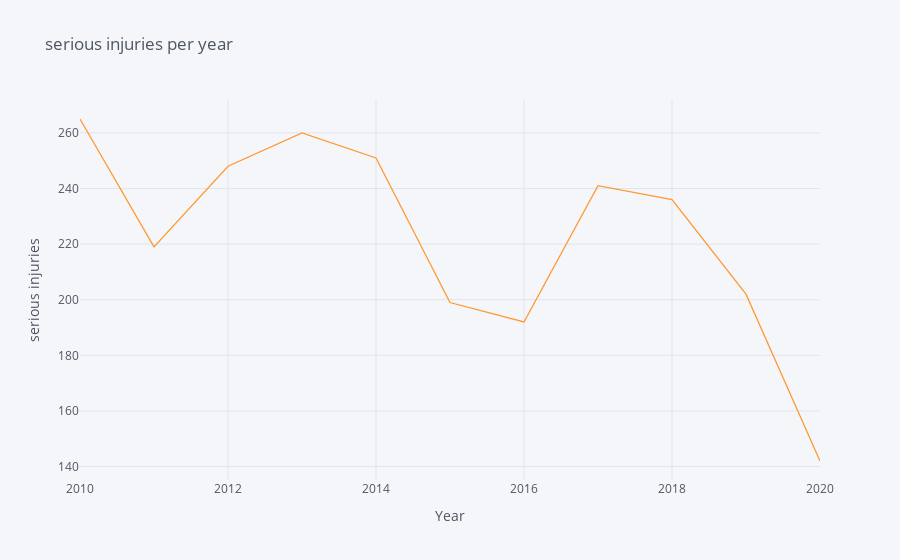

Notebook cell for this chart:
### Code cell
#Seroius injuries plot
brief['serious injuries'].iplot(kind='line',title="serious injuries per year",xaxis_title="Year",yaxis_title="serious injuries")

### Figure 1 — Plotly figure (JSON) as saved in the notebook; plotly's stock layout.template omitted (floating-point values rounded to 4 significant figures)
{"data": [{"line": {"color": "rgba(255, 153, 51, 1.0)", "dash": "solid", "shape": "linear", "width": 1.3}, "mode": "lines", "name": "serious injuries", "text": "", "type": "scatter", "x": [2010, 2011, 2012, 2013, 2014, 2015, 2016, 2017, 2018, 2019, 2020], "y": [265, 219, 248, 260, 251, 199, 192, 241, 236, 202, 142]}], "layout": {"legend": {"bgcolor": "#F5F6F9", "font": {"color": "#4D5663"}}, "paper_bgcolor": "#F5F6F9", "plot_bgcolor": "#F5F6F9", "title": {"font": {"color": "#4D5663"}, "text": "serious injuries per year"}, "xaxis": {"gridcolor": "#E1E5ED", "showgrid": true, "tickfont": {"color": "#4D5663"}, "title": {"font": {"color": "#4D5663"}, "text": "Year"}, "zerolinecolor": "#E1E5ED"}, "yaxis": {"gridcolor": "#E1E5ED", "showgrid": true, "tickfont": {"color": "#4D5663"}, "title": {"font": {"color": "#4D5663"}, "text": "serious injuries"}, "zerolinecolor": "#E1E5ED"}}}
